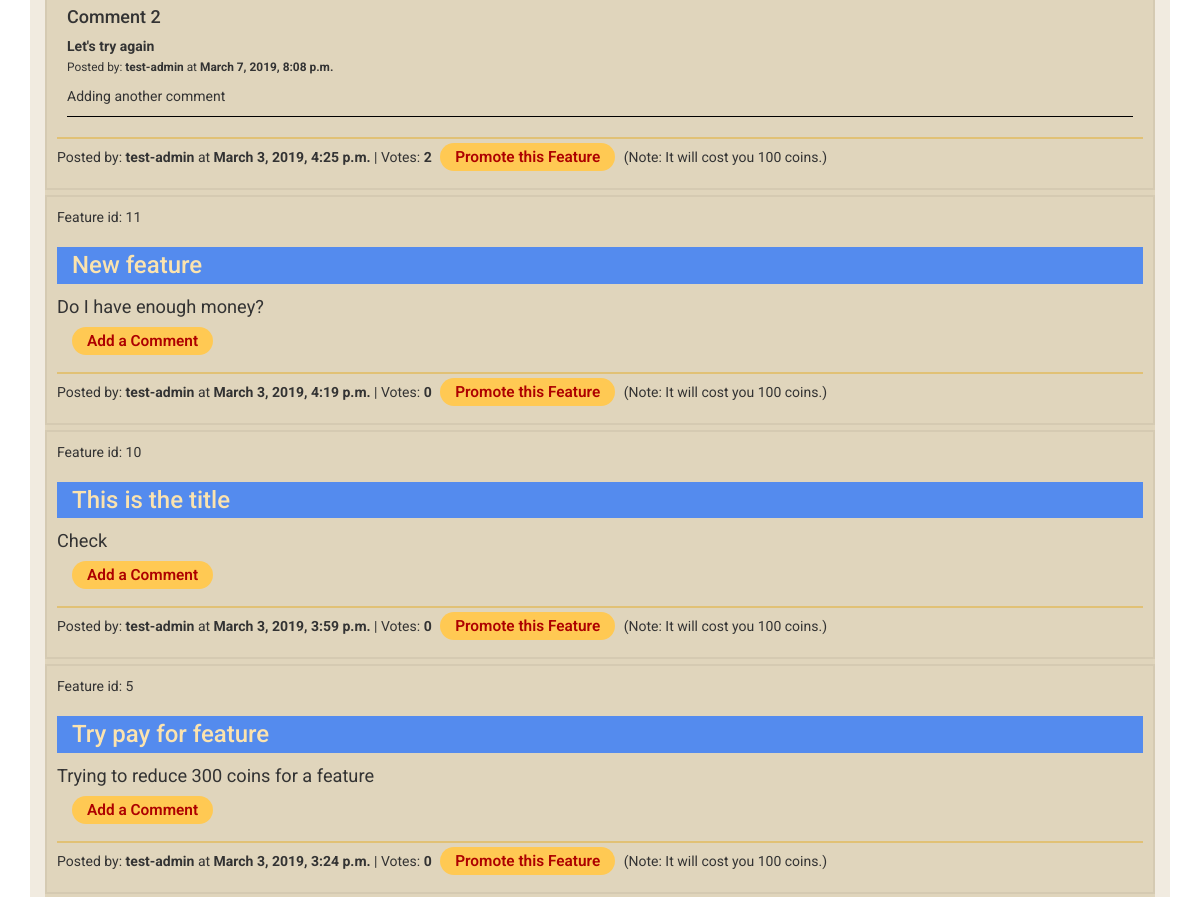
Before: /issues/1 (signed in, middle part) with the older database file.
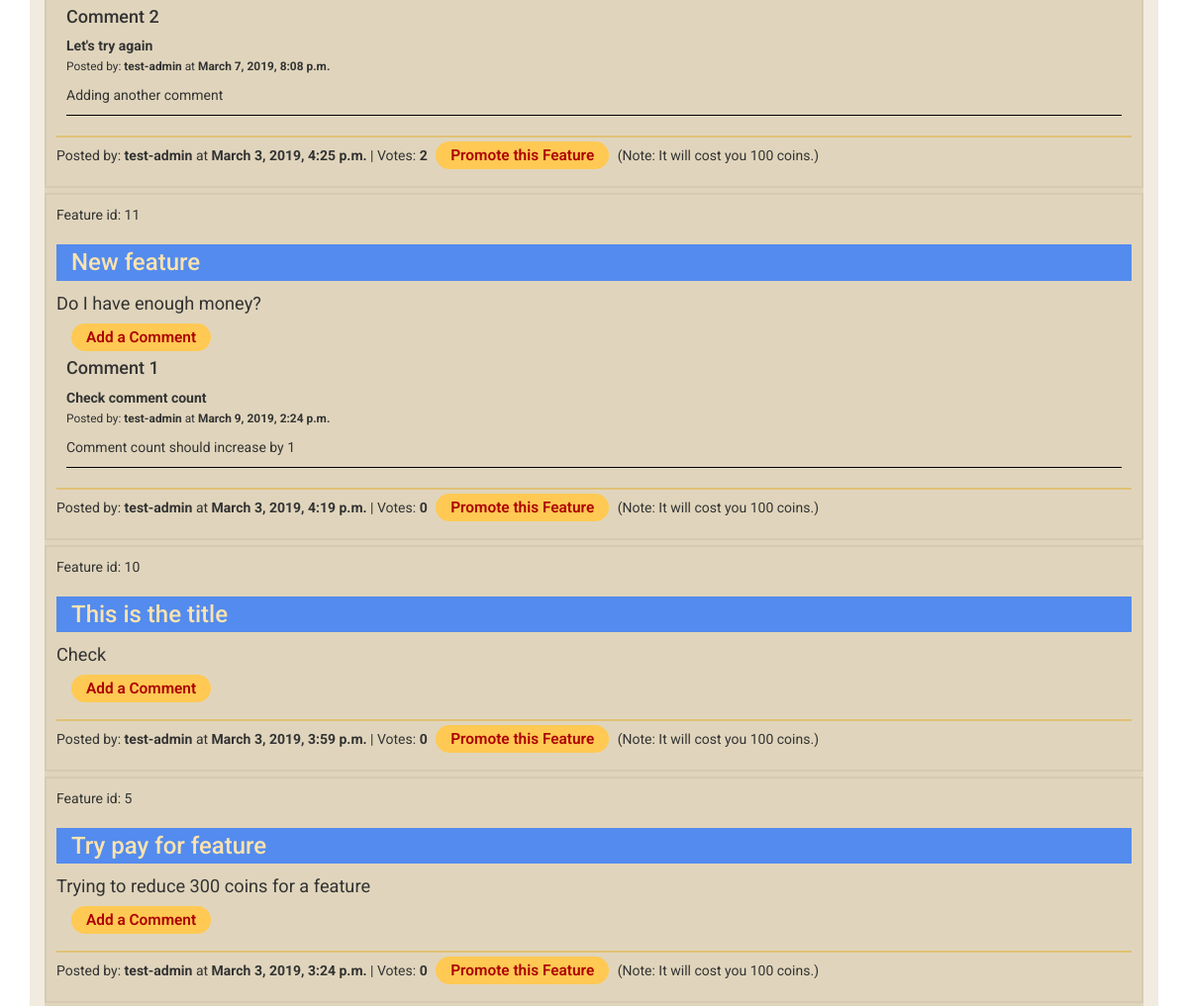
After: the same page with the newer database file.
### issuetracker/models.py (models this page shows, shortened)
class IssueComment(models.Model):
    issue = models.ForeignKey(Issue, on_delete=models.CASCADE, related_name='comment')
    subject = models.CharField(max_length=100, blank=False)
    comment = models.TextField()
    posted_by = models.CharField(max_length=50)
    date_time = models.DateTimeField(auto_now_add=True)

class Issue(models.Model):
    suggestion_choices = ((True, 'Feature'), (False, 'Bug Fix'))
    is_feature = models.BooleanField(blank=False, default=False, choices=suggestion_choices)
    title = models.CharField(max_length=100, blank=False)
    description = models.TextField()
    posted_by = models.CharField(max_length=50)
    votes = models.IntegerField(default=0)
    comments_count = models.IntegerField(default=0)
    date_time = models.DateTimeField(auto_now_add=True)
    class Meta:
        verbose_name_plural = "Issues"

### issuetracker/views.py (the view)
# urls.py: url(r'^issues/', include(issuetracker_urls)),
@login_required()
def issues(request):
    allIssues = Issue.objects.all()
    feature_count = 0
    bug_count = 0
    for each in allIssues:
        if each.is_feature:
            feature_count += 1
        else:
            bug_count += 1
    return render(request, "issue_tracker.html", {'issues': allIssues, 'feature_count': feature_count, "bug_count": bug_count})

### cart/contexts.py (called while the page is built)
def cart_contents(request):
    cart = request.session.get('cart', {})
    cart_items = []
    total = 0
    product_count = 0
    coin_total = 0
    for id, quantity in cart.items():
        product = get_object_or_404(Product, pk=id)
        total += quantity * product.price
        product_count += quantity
        coin_total = quantity * 500
        cart_items.append({'id': id, 'quantity': quantity, 'product': product, 'coin_total': coin_total})
    return {'cart_items': cart_items, 'total': total, 'product_count': product_count, 'coin_total': coin_total}

### issuetracker/templates/issue_tracker.html (shortened to what this page needs)
{% extends "base.html" %}
{% block content %}
    <div id="features-bugs-tabs">
        <div class="tab-content ">
            <div class="tab-pane active" id="features-pane">
                {% if feature_count == 0 %}
                <p>No features to display</p>
                {% else %}
                {% for each in issues reversed %}
                {% if each.is_feature %}
                <div class="issue-item">
                    <p>Feature id: {{ each.id }}
                    </p>
                    <h3> {{ each.title }}</h3>
                    <p class="feature-description"> {{ each.description }}</p>
                    <div class="comments-list">
                        <a id="link-add-comment" href="{% url 'add-comment'  issue_id=each.id %}">Add a Comment</a>
                        {% for item in each.comment.all %}
                        <div class="comment-item">
                            <h4>Comment {{ forloop.counter }}</h4>
                            <p class="comment-subject"><strong>{{item.subject}}</strong></p>
                            <p><small>Posted by: <strong>{{ item.posted_by }}</strong> at <strong>{{ item.date_time}}</strong></small>
                            </p>
                            <p>{{item.comment}}</p>
                        </div>
                        {% endfor %}
                    </div>
                    <hr class="hr-light">
                    <p>
                        Posted by: <strong>{{ each.posted_by }}</strong>
                        at <strong>{{ each.date_time}}</strong> | Votes: <strong>{{ each.votes }}</strong>
                        <a class="vote-link" href="{% url 'vote' issue_id=each.id %}">Promote this Feature</a> (Note: It will cost you 100 coins.)
                    </p>
                </div>
                {% endif %}
                {% endfor %}
                {% endif %}
            </div>
            </div>
        </div>
    {% endblock %}

Changed rows visible on the page:
added IssueComment: subject "Check comment count", posted_by "test-admin", date_time "March 9, 2019, 2:24 p.m.", comment "Comment count should increase by 1", shown under Issue "New feature"
